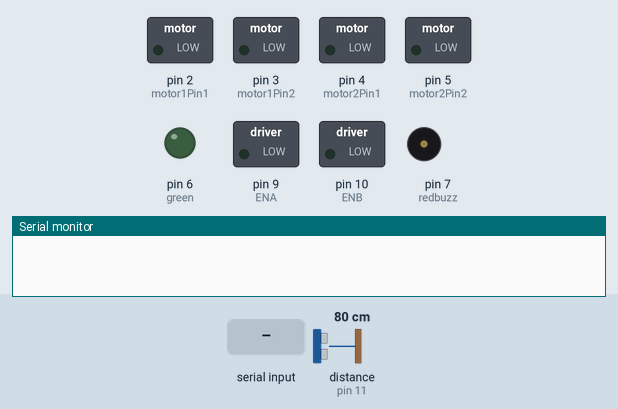
A sketch run on a simulated Arduino Uno, built with avr-gcc and run on an emulated ATmega328P. Parts: switched loads named in the sketch (green lamp = pin HIGH), output pins drawn as LEDs (lit = HIGH), buzzer (waves = sounding, pin HIGH), the last lines printed to the serial monitor. Wiring (inferred from the names in the program): ultrasonic range finder: trigger pin 12; echo pin 11. Inputs (shaded band) come from the test bench; at power-on: distance to the obstacle (sensor on pin 11) 80 cm. The echo pulse lasts 58.3 µs per cm; pins used as bus, display or sensor lines are not drawn.

Above: at 1.2 s.
1.3 s: distance to the obstacle (sensor on pin 11) set to 12 cm
2.8 s: distance to the obstacle (sensor on pin 11) set to 9 cm
At 5.7 s:
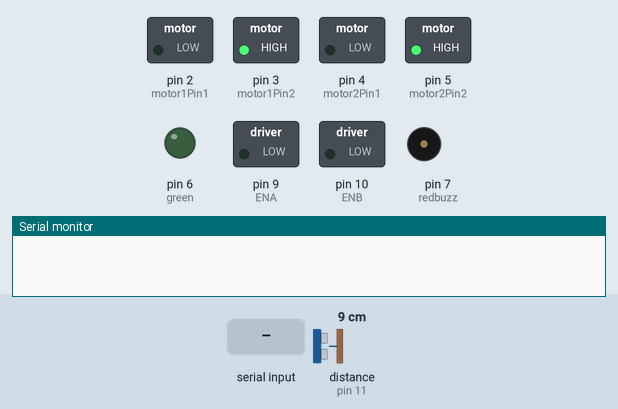
5.8 s: distance to the obstacle (sensor on pin 11) set to 18 cm
At 6.8 s:
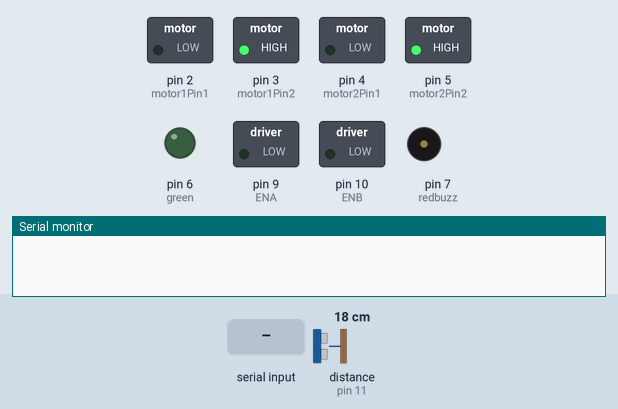
7.3 s: "F" received over Serial
At 7.9 s:
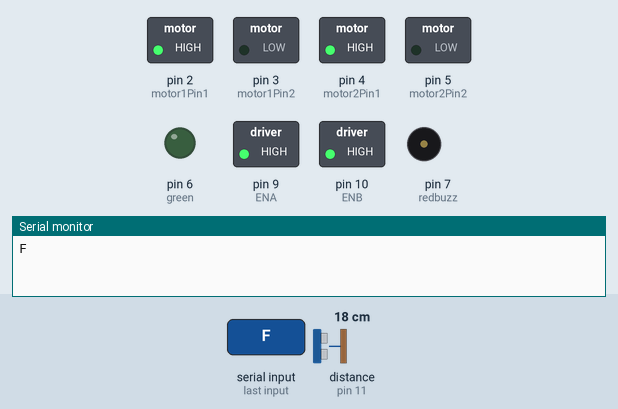
9.0 s: "B" received over Serial
At 10.2 s:
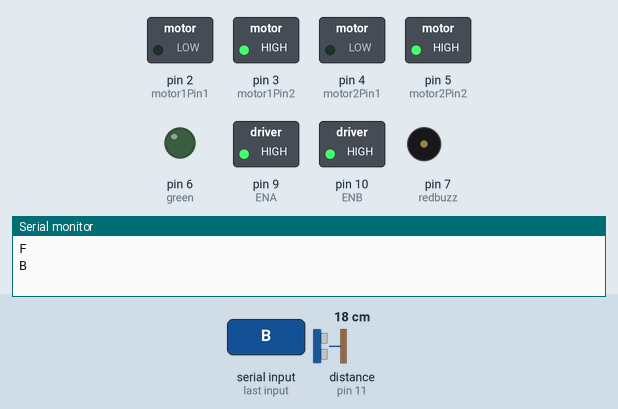
10.5 s: "L" received over Serial
At 11.7 s:
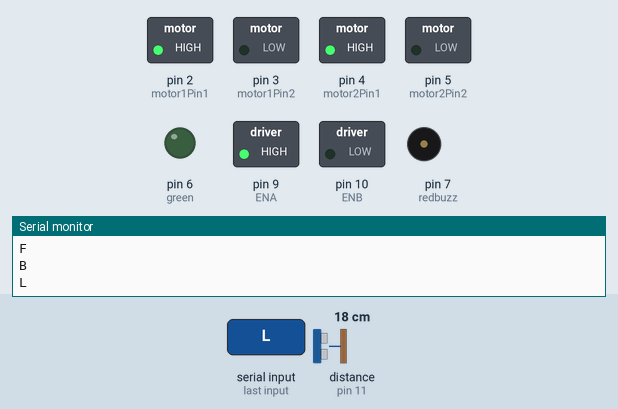
Timing chart, 0 to 13.0 s (numbered marks = the images above; inputs shaded):
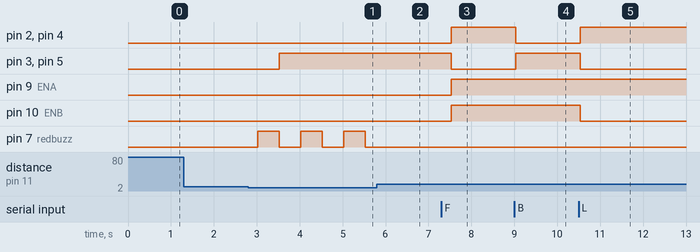

The sketch:

AACRCC.ino
```cpp
const int motor1Pin1 = 2;
const int motor1Pin2 = 3;
const int ENA=9;
const int motor2Pin1 = 4;
const int motor2Pin2 = 5;
const int ENB=10;

const int trigPin = 12;
const int echoPin = 11;
long duration;
int distance;

const int redbuzz=7;
const int green=6;

int ObstacleCheck(){
    // Clears the trigPin
  digitalWrite(trigPin, LOW);
  delayMicroseconds(2);
  // Sets the trigPin on HIGH state for 10 micro seconds
  digitalWrite(trigPin, HIGH);
  delayMicroseconds(10);
  digitalWrite(trigPin, LOW);
  // Reads the echoPin, returns the sound wave travel time in microseconds
  duration = pulseIn(echoPin, HIGH);
  // Calculating the distance
  distance = duration * 0.034 / 2;
  // Prints the distance on the Serial Monitor
  if(distance<10){
    digitalWrite(redbuzz,HIGH);
    delay(500);
    digitalWrite(redbuzz,LOW);
    return 1;} //obstacle present
  else return 0;}

void Forward(){
  digitalWrite(motor1Pin1,HIGH);
  digitalWrite(motor1Pin2,LOW);
  digitalWrite(motor2Pin1,HIGH);
  digitalWrite(motor2Pin2,LOW);
  analogWrite(ENA,255);
  analogWrite(ENB,255);}

void Left(){
  digitalWrite(motor1Pin1,HIGH);
  digitalWrite(motor1Pin2,LOW);
  digitalWrite(motor2Pin1,HIGH);
  digitalWrite(motor2Pin2,LOW);
  analogWrite(ENA,255);
  analogWrite(ENB,0);}

void Right(){
  digitalWrite(motor1Pin1,HIGH);
  digitalWrite(motor1Pin2,LOW);
  digitalWrite(motor2Pin1,HIGH);
  digitalWrite(motor2Pin2,LOW);
  analogWrite(ENA,0);
  analogWrite(ENB,255);}

void Backward(){
  digitalWrite(motor1Pin1,LOW);
  digitalWrite(motor1Pin2,HIGH);
  digitalWrite(motor2Pin1,LOW);
  digitalWrite(motor2Pin2,HIGH);
  analogWrite(ENA,255);
  analogWrite(ENB,255);}

void FL() {
  digitalWrite(motor1Pin1, HIGH);
  digitalWrite(motor1Pin2, LOW);
  digitalWrite(motor2Pin1, HIGH);
  digitalWrite(motor2Pin2, LOW);
  analogWrite(ENA, 127);
  analogWrite(ENB, 255);}

void FR() {
  digitalWrite(motor1Pin1, HIGH);
  digitalWrite(motor1Pin2, LOW);
  digitalWrite(motor2Pin1, HIGH);
  digitalWrite(motor2Pin2, LOW);
  analogWrite(ENA, 255);
  analogWrite(ENB, 127);}

void BL() {
  digitalWrite(motor1Pin1,LOW);
  digitalWrite(motor1Pin2,HIGH);
  digitalWrite(motor2Pin1,LOW);
  digitalWrite(motor2Pin2,HIGH);
  analogWrite(ENA, 150);
  analogWrite(ENB, 255);}

void BR() {
  digitalWrite(motor1Pin1,LOW);
  digitalWrite(motor1Pin2,HIGH);
  digitalWrite(motor2Pin1,LOW);
  digitalWrite(motor2Pin2,HIGH);
  analogWrite(ENA, 255);
  analogWrite(ENB, 150);}

void Stop(){
  digitalWrite(motor1Pin1,LOW);
  digitalWrite(motor1Pin2,HIGH);
  digitalWrite(motor2Pin1,LOW);
  digitalWrite(motor2Pin2,HIGH);
  analogWrite(ENA,0);
  analogWrite(ENB,0);;}

void setup(){
  // put your setup code here, to run once:
  pinMode(motor1Pin1, OUTPUT);
  pinMode(motor1Pin2, OUTPUT);
  pinMode(motor2Pin1, OUTPUT);
  pinMode(motor2Pin2, OUTPUT);
  pinMode(ENA, OUTPUT);
  pinMode(ENB, OUTPUT);
  pinMode(trigPin, OUTPUT); // Sets the trigPin as an Output
  pinMode(echoPin, INPUT); // Sets the echoPin as an Input
  pinMode(redbuzz,OUTPUT);
  pinMode(green,OUTPUT);

  Serial.begin(9600);  //bluetooth
}

void loop() {
  // put your main code here, to run repeatedly:
  int v = ObstacleCheck();

  if (v == 0) {
    while (Serial.available() > 0) {
      char State = Serial.read();
      Serial.println(State);

      switch (State) {
        case 'F':
          Forward();
          break;
        case 'B':
          Backward();
          break;
        case 'L':
          Left();
          break;
        case 'R':
          Right();
          break;
        case 'I':
          FL();
          break;
        case 'G':
          FR();
          break;
        case 'J':
          BL();
          break;
        case 'H':
          BR();
          break;
        default:
          Stop();
      }
    }
  } else {
    Stop();
  }

  delay(500);
}
```

Measured:
- the behaviour switches between 11 and 10 cm on distance to the obstacle (sensor on pin 11) (found by bisection; images 0 and 1)
- after the input at 1.3 s, every drawn part: stays the same
- after the input at 2.8 s, pin 3 (motor1Pin2), pin 5 (motor2Pin2): LOW → HIGH after 0.72 s; pin 7 (redbuzz): alternates HIGH for 0.50 s and LOW for 0.50 s, starting after 0.22 s
- after the input at 5.8 s, pin 7 (redbuzz): stays LOW (without the input it goes to HIGH after 0.22 s)
- after the input at 7.3 s, pin 2 (motor1Pin1), pin 4 (motor2Pin1), pin 9 (ENA), pin 10 (ENB): LOW → HIGH after 0.23 s; pin 3 (motor1Pin2), pin 5 (motor2Pin2): HIGH → LOW after 0.23 s
- after the input at 9.0 s, pin 2 (motor1Pin1), pin 4 (motor2Pin1): HIGH → LOW at once; pin 3 (motor1Pin2), pin 5 (motor2Pin2): LOW → HIGH at once
- after the input at 10.5 s, pin 2 (motor1Pin1), pin 4 (motor2Pin1): LOW → HIGH at once; pin 3 (motor1Pin2), pin 5 (motor2Pin2), pin 10 (ENB): HIGH → LOW at once
